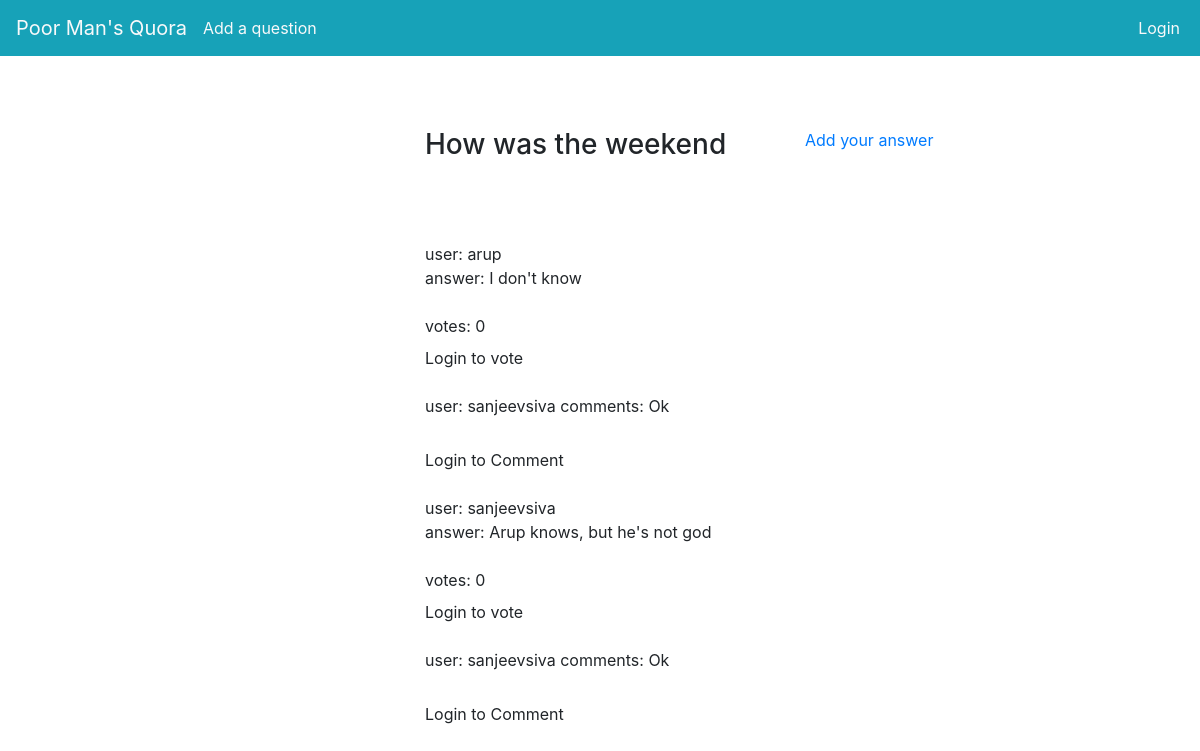
The app's page /7, older data.
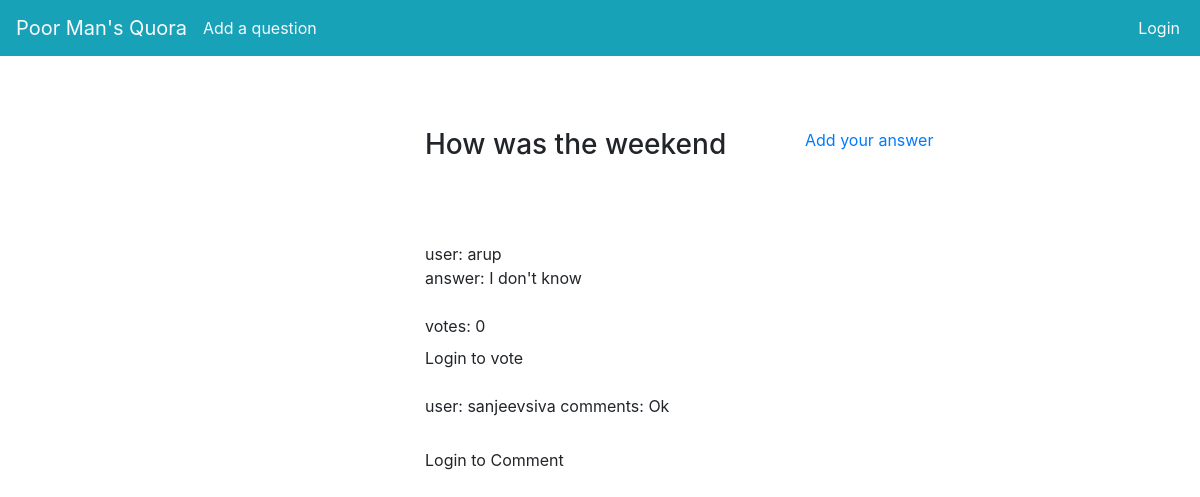
The same page, newer data.
### dashboard/models.py (models this page shows, shortened)
class TimeStampMixin(models.Model):
    created_at = models.DateTimeField(auto_now_add=True)
    updated_at = models.DateTimeField(auto_now=True)
    class Meta:
        abstract = True

class Answer(TimeStampMixin):
    user = models.ForeignKey(User, on_delete=models.CASCADE)
    question = models.ForeignKey(Question, on_delete=models.CASCADE)
    answer_text = models.CharField(max_length=2000)

class Comment(TimeStampMixin):
    answer = models.ForeignKey(Answer, on_delete=models.CASCADE)
    user = models.ForeignKey(User, on_delete=models.CASCADE)
    comment_text = models.CharField(max_length=2000)

### dashboard/views.py (the view)
# urls.py: path('<int:question_id>', views.question, name='question'),
def question(request, question_id):
    question = get_object_or_404(Question, pk=question_id)
    final_answer = {}
    answer = Answer.objects.prefetch_related('comment_set').filter(question=question)
    for ans in answer:
        comments = ans.comment_set.all()
        final_answer[ans] = (comments, Vote.objects.filter(answer=ans).count())
    editable = False
    if request.user.is_authenticated:
        if Answer.already_answered(question_id=question.id, user_id=request.user.id):
            editable = True
        else:
            editable = False
    form = add_comment(request)
    return render(request, 'dashboard/question.html',
                  {"question": question, "editable": editable, "form": form, "final_answer": final_answer})

### templates/dashboard/question.html (shortened to what this page needs)
{% extends 'dashboard/base.html' %}
{% block content %}
<br>
    <br>
    <br>
<div class="container">
  <div class="row">
    <div class="col">
    </div>
    <div class="col">
      <h3>{{question.question_text}}</h3>
        <br>
        <br>
        <br>
        {% for answer,comments in final_answer.items %}
                <div>
                user: {{ answer.user.username }}
                <br>
                answer: {{answer.answer_text}}
                <br>
                </div>
                <br>
                <div>
                      votes: <label id="votes-{{ answer.id }}">{{comments.1}}</label>
                    {% if request.user.id is  None %}
                        <br>
                        Login to vote
                     {% else %}
                        <input type="button" name="upvote" value="upvote" onclick=vote({{request.user.id}},{{answer.id}})>
                    {% endif %}
                </div>
                <div>
                    {% for comm in comments.0 %}
                        <br>
                            {% if comm.user == request.user %}
                                user : me
                            {% else %}
                                user: {{ comm.user.username }}
                            {% endif %}
                            comments: {{ comm.comment_text }}
                    {% endfor %}
            </div>
            <Form method="POST" action="">
                    {% if request.user.id is  None %}
                        <br>
                        Login to Comment
                     {% else %}
                <input type="submit" name="comment" value="comment">
            {% endif %}
            </Form>
            <br>
        {% endfor %}
    </div>
    <div class="col">
        {% if editable == True %}
            <a href="{{ question.id }}/edit/">Edit your answer</a>
            <br>
        {% else %}
            <a href="{{ question.id }}/answer/">Add your answer</a>
        {% endif %}
    <br>
    <br>
    </div>
  </div>
</div>
{% endblock %}

Row changes from the older to the newer data that the page shows:
removed Answer: user.username "sanjeevsiva", answer_text "Arup knows, but he's not god", comments "0"
removed Comment: user.username "sanjeevsiva", comment_text "Ok"
